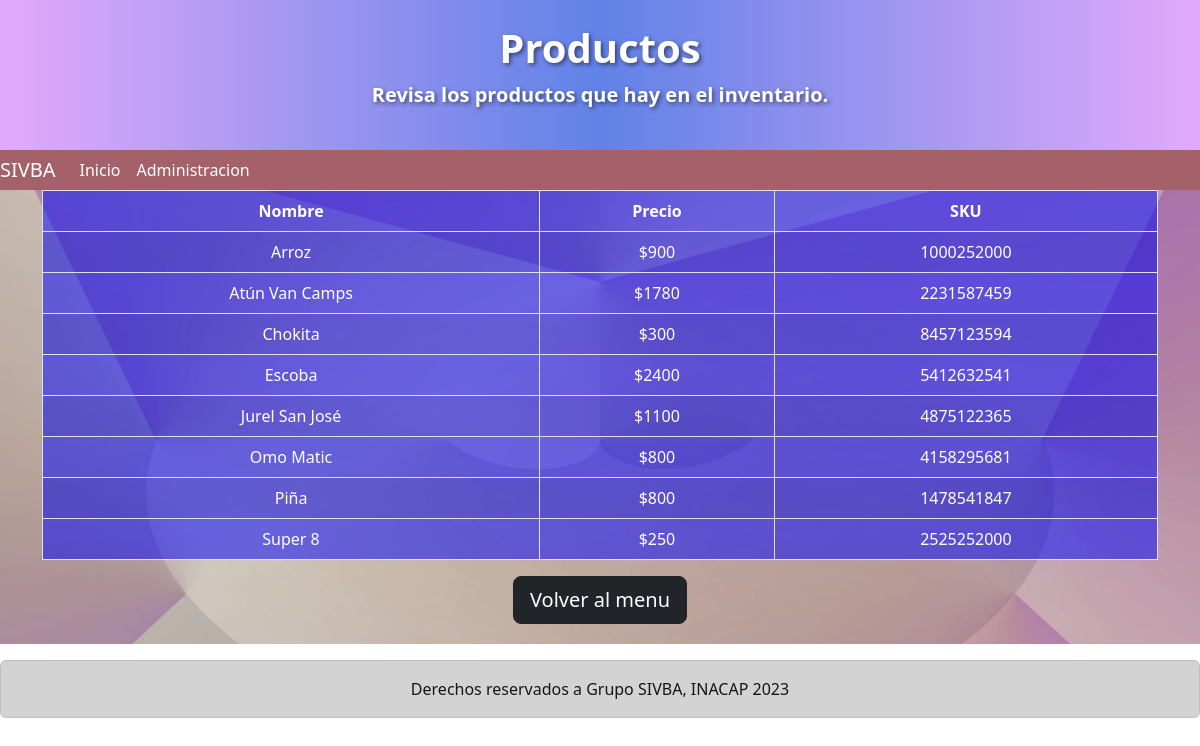
Page /vendedor/read_productos/ on the committed database.
### bazarapp/models.py (models this page shows, shortened)
class Producto(models.Model):
    nombre = models.CharField(max_length=50, null=False, blank=False)
    precio = models.PositiveIntegerField(null=False, blank=False)
    sku = models.PositiveIntegerField(max_length=20, null=True, blank=True)

### bazarapp/views.py (the view)
# urls.py: path('vendedor/read_productos/', views.only_read_productos, name='only_read_productos'),
def only_read_productos(request):
    productos = Producto.objects.all().order_by('nombre')
    data = {'productos':productos}
    return render(request, 'vendedor/read_productos.html', data)

### templates/vendedor/read_productos.html (shortened to what this page needs)
<!DOCTYPE html>
{% load static %}
<html lang="es">
  <head>
    <link
      href="https://cdn.jsdelivr.net/npm/bootstrap@5.2.1/dist/css/bootstrap.min.css"
      rel="stylesheet"
    />
    <link rel="stylesheet" href="https://cdn.jsdelivr.net/npm/bootstrap-icons@1.11.2/font/bootstrap-icons.min.css">
  </head>
  <body>
    <header>
      <div class="bg-dark text-white py-4 text-center gradient-bg">
        <h1 class="display-6">Productos</h1>
        <p class="lead">Revisa los productos que hay en el inventario.</p>
      </div>
      <nav class="navbar navbar-expand-lg bg-body-tertiary">
        <div class="container-fluid-navbar d-flex align-items-center">
          <a class="navbar-brand" href="/">SIVBA</a>
          <div class="collapse navbar-collapse" id="navbarNav">
            <ul class="navbar-nav">
              <li class="nav-item">
                <a class="nav-link active" aria-current="page" href="/">Inicio</a>
              </li>
              <li class="nav-item">
                <a class="nav-link" href="/admin">Administracion</a>
              </li>
            </ul>
          </div>
        </div>
      </nav>
    </header>
    <main class="background-image">
      <div class="container">
        <table class="table table-striped table-bordered table-blue-transparent">
          <thead class="thead-dark text-center">
            <tr>
              <th>Nombre</th>
              <th>Precio</th>
              <th>SKU</th>
            </tr>
          </thead>
          <tbody class="text-center tbody-dark">
            {% for p in productos %}
            <tr>
              <td>{{ p.nombre }}</td>
              <td>${{ p.precio }}</td>
              <td>{{ p.sku }}</td>
            </tr>
            {% endfor %}
          </tbody>
        </table>
        <div class="text-center">
          <a href="/vendedor/" class="btn btn-dark btn-lg text-white" style="margin-bottom: 20px;">Volver al menu</a>
        </div>
      </div>
    </main>
    <footer class='mt-3'>
      <div class="alert alert-dark text-center" role="alert">
      Derechos reservados a Grupo SIVBA, INACAP 2023
      </div>
    </footer>
  </body>
</html>

### rows in the picture
Producto: nombre "Arroz", precio "900", sku "1000252000"
Producto: nombre "Atún Van Camps", precio "1780", sku "2231587459"
Producto: nombre "Chokita", precio "300", sku "8457123594"
Producto: nombre "Escoba", precio "2400", sku "5412632541"
Producto: nombre "Jurel San José", precio "1100", sku "4875122365"
Producto: nombre "Omo Matic", precio "800", sku "4158295681"
Producto: nombre "Piña", precio "800", sku "1478541847"
Producto: nombre "Super 8", precio "250", sku "2525252000"
